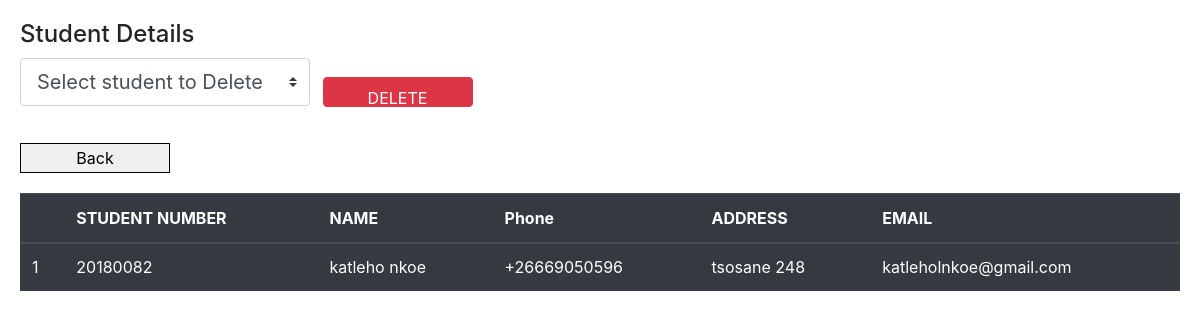
Page /view_std_data on the earlier database version.
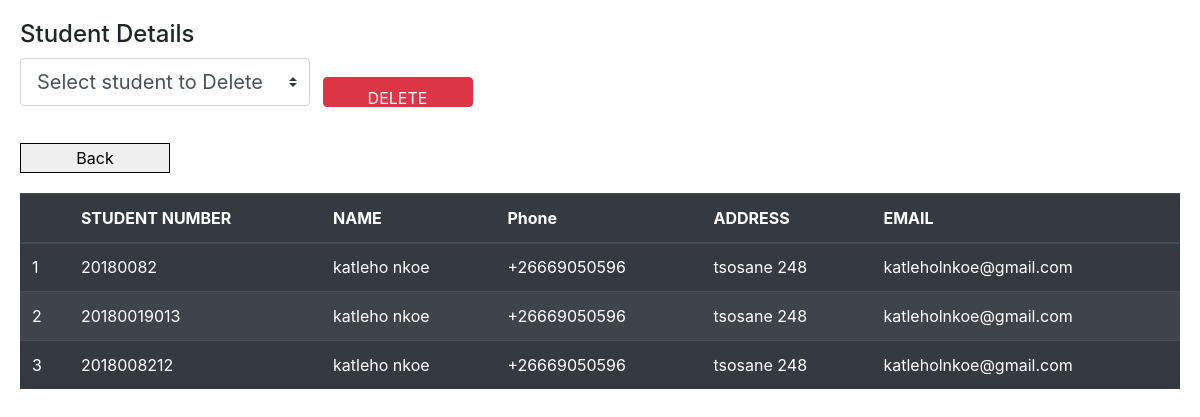
Same page on the later database version.
### tables this page shows
CREATE TABLE student(usn TEXT PRIMARY KEY,
        name TEXT,
        mobileno TEXT,
        address TEXT,
        email TEXT);

### app.py (the view)
@app.route("/view_std_data", methods=["POST", "GET"])
def view_std_data():
    if request.method == "POST":
        print(request.form)
        usn = request.form["usn_del"]
        deletestdrec(usn)
    lst = viewdatastud()
    return render_template("view_std_data.html", data=lst, lenght=len(lst))

### backend.py (called while the page is built)
def viewdatastud():
    con=sqlite3.connect("student.db")
    cur=con.cursor()
    cur.execute("SELECT * FROM student")
    rows=cur.fetchall()
    con.close()
    return rows

### templates/view_std_data.html (shortened to what this page needs)
<!DOCTYPE html>
<html>
<head>
	<link rel="stylesheet" href="https://cdn.jsdelivr.net/npm/bootstrap@4.5.3/dist/css/bootstrap.min.css">
</head>
<body>
  <h4>Student Details</h4>
<form method="post" action="/view_std_data">
  <select name="usn_del" class="custom-select custom-select-lg mb-3" style="width: 25%;"  >
  <option selected>Select student to Delete</option>
</select>
<button class="btn btn-danger mx-2 mb-3 px-3 py-2">DELETE</button>
</form>
<a href="/moderator_section"> <button>Back</button></a>
<table class="table table-striped table-dark">
  <thead class="thead-dark">
    <tr>
      <th scope="col"></th>
      <th scope="col">STUDENT NUMBER</th>
      <th scope="col">NAME</th>
      <th scope="col">Phone</th>
      <th scope="col">ADDRESS</th>
      <th scope="col">EMAIL</th>
    </tr>
  </thead>
  <tbody>
    <tr>
    	{% for j in range(lenght) %}
    		<tr>
          <td>{{j+1}}</td>
    		{% for i in range(5)%}
    			<td>{{data[j][i]}}</td>
    		{%endfor%}
    		</tr>
    	{% endfor %}
    </tr>
  </tbody>
</table>
</body>
</html>

### templates/view_std_data.html (style rules this page uses)
body { margin: 0; padding: 20px; }
button { height: 30px; width: 150px; border: 1px solid; margin-top: 20px; margin-bottom: 20px; }

Differences in the rows shown:
added student: usn "20180019013" "katleho nkoe" "+26669050596" "tsosane 248" "katleholnkoe@gmail.com"
added student: usn "2018008212" "katleho nkoe" "+26669050596" "tsosane 248" "katleholnkoe@gmail.com"
Other differences:
new list line: "2"
new list line: "3"
